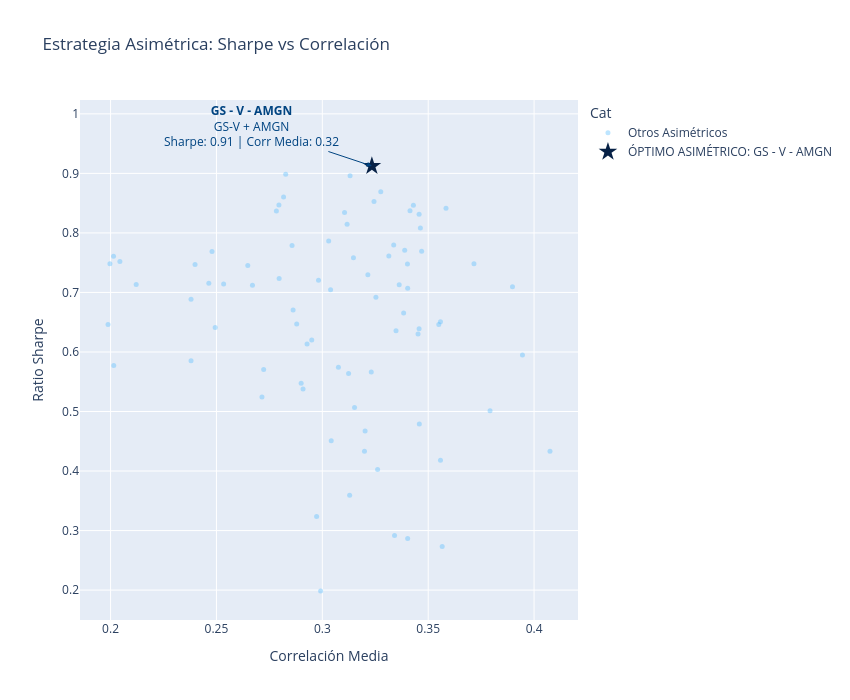

Notebook code for this chart:
### Code cell
# 1. Preparar datos de retornos
df_close = df.xs("close", axis=1, level=1).filter(items=activos)
df_close.index = pd.to_datetime(df[("date", "date")] if ("date", "date") in df.columns else df.get("date", df.index))
ret = df_close.pct_change().dropna()

r_d, cov_d, corr_m = ret.mean(), ret.cov(), ret.corr()
w = np.array([1/3, 1/3, 1/3])
resultados = []

# 2. Filtrar tríos con correlación asimétrica
for trio in combinations(ret.columns, 3):
    t = list(trio)
    c_sub = corr_m.loc[t, t].values
    r12, r13, r23 = c_sub[0, 1], c_sub[0, 2], c_sub[1, 2]
    _, r_min2, r_max = sorted([r12, r13, r23])
    
    if r_max >= 0.50 and r_min2 <= 0.25:
        rent = np.dot(r_d[t], w) * 252
        vol = np.sqrt(w.T @ cov_d.loc[t, t] @ w) * np.sqrt(252)
        
        if r_max == r12: bloque = f"{t[0]}-{t[1]} + {t[2]}"
        elif r_max == r13: bloque = f"{t[0]}-{t[2]} + {t[1]}"
        else: bloque = f"{t[1]}-{t[2]} + {t[0]}"
            
        resultados.append({
            "Trio": " - ".join(t), "Estructura": bloque,
            "Corr_Max_Par": round(r_max, 4), "Corr": round((r12 + r13 + r23) / 3, 4),
            "Sharpe": round(rent / vol, 4), "Rent": rent, "Vol": vol
        })

df_t = pd.DataFrame(resultados)

# 3. Identificar el óptimo y graficar
top = df_t.loc[df_t["Sharpe"].idxmax()]
opt_cat = f"ÓPTIMO ASIMÉTRICO: {top['Trio']}"
df_t["Cat"] = np.where(df_t.index == top.name, opt_cat, "Otros Asimétricos")

fig = px.scatter(
    df_t, x="Corr", y="Sharpe", color="Cat", hover_data=["Trio", "Estructura", "Corr_Max_Par", "Rent", "Vol"],
    color_discrete_map={"Otros Asimétricos": paleta_bbva["azul_celeste_aqua"], opt_cat: paleta_bbva["azul_oscuro_digital"]},
    title="Estrategia Asimétrica: Sharpe vs Correlación",
    labels={"Corr": "Correlación Media", "Sharpe": "Ratio Sharpe"}
)

fig.add_annotation(
    x=top["Corr"], y=top["Sharpe"], 
    text=f"<b>{top['Trio']}</b><br>{top['Estructura']}<br>Sharpe: {top['Sharpe']:.2f} | Corr Media: {top['Corr']:.2f}",
    showarrow=True, arrowhead=2, arrowcolor=paleta_bbva["azul_logotipo"], ax=-120, ay=-40, font=dict(color=paleta_bbva["azul_logotipo"])
)

fig.update_traces(marker=dict(size=5, opacity=0.4), selector=dict(name="Otros Asimétricos"))
fig.update_traces(marker=dict(size=14, symbol="star"), selector=dict(name=opt_cat))
fig.update_layout(height=700, width=850).show()

### Figure 1 — Plotly figure (JSON) as saved in the notebook; plotly's stock layout.template omitted (floating-point values rounded to 4 significant figures; data arrays with more than 128 entries replaced by an {"elided": "..."} marker saying what was removed)
{"data": [{"customdata": {"elided": "79x5 mixed values"}, "hovertemplate": "Cat=Otros Asimétricos<br>Correlación Media=%{x}<br>Ratio Sharpe=%{y}<br>Trio=%{customdata[0]}<br>Estructura=%{customdata[1]}<br>Corr_Max_Par=%{customdata[2]}<br>Rent=%{customdata[3]}<br>Vol=%{customdata[4]}<extra></extra>", "legendgroup": "Otros Asimétricos", "marker": {"color": "#5BBEFF", "opacity": 0.4, "size": 5, "symbol": "circle"}, "mode": "markers", "name": "Otros Asimétricos", "orientation": "v", "showlegend": true, "type": "scatter", "x": [0.2648, 0.2928, 0.267, 0.2715, 0.2534, 0.2464, 0.2796, 0.3584, 0.3558, 0.3898, 0.295, 0.3452, 0.3124, 0.3337, 0.3363, 0.3215, 0.355, 0.29, 0.3076, 0.3457, 0.3403, 0.3202, 0.3384, 0.3253, 0.3348, 0.3945, 0.3231, 0.3469, 0.2723, 0.2479, 0.3389, 0.343, 0.2982, 0.3457, 0.3105, 0.3414, 0.3039, 0.3244, 0.3117, 0.3463, 0.3566, 0.303, 0.3558, 0.3261, 0.3792, 0.2992, 0.2879, 0.2973, 0.3716, 0.3042, 0.3341, 0.2857, 0.3147, 0.3199, 0.2827, 0.3131, 0.3402, 0.3314, 0.1997, 0.2014, 0.3276, 0.3129, 0.2817, 0.2795, 0.3152, 0.238, 0.3403, 0.238, 0.3458, 0.2015, 0.2909, 0.2862, 0.4075, 0.2494, 0.1988, 0.2399, 0.2044, 0.2121, 0.2783], "xaxis": "x", "y": [0.7452, 0.6135, 0.7122, 0.5245, 0.7141, 0.7155, 0.7233, 0.8414, 0.6508, 0.7095, 0.6202, 0.63, 0.5637, 0.7796, 0.7129, 0.7298, 0.6461, 0.5475, 0.5745, 0.6391, 0.7071, 0.4672, 0.6653, 0.6919, 0.6356, 0.5948, 0.5663, 0.7692, 0.5707, 0.7689, 0.7708, 0.8464, 0.7204, 0.8313, 0.8344, 0.8373, 0.7047, 0.8528, 0.8145, 0.8081, 0.2732, 0.7863, 0.4181, 0.4027, 0.5014, 0.1987, 0.6472, 0.3238, 0.7483, 0.4508, 0.2919, 0.7789, 0.7583, 0.4334, 0.8987, 0.8959, 0.7477, 0.7612, 0.748, 0.7607, 0.8693, 0.3592, 0.8603, 0.847, 0.5068, 0.5851, 0.2866, 0.6886, 0.479, 0.5774, 0.538, 0.6706, 0.4331, 0.6412, 0.6463, 0.7468, 0.7521, 0.7135, 0.8367], "yaxis": "y"}, {"customdata": [["GS - V - AMGN", "GS-V + AMGN", 0.5441, 0.1926, 0.2111]], "hovertemplate": "Cat=ÓPTIMO ASIMÉTRICO: GS - V - AMGN<br>Correlación Media=%{x}<br>Ratio Sharpe=%{y}<br>Trio=%{customdata[0]}<br>Estructura=%{customdata[1]}<br>Corr_Max_Par=%{customdata[2]}<br>Rent=%{customdata[3]}<br>Vol=%{customdata[4]}<extra></extra>", "legendgroup": "ÓPTIMO ASIMÉTRICO: GS - V - AMGN", "marker": {"color": "#072146", "size": 14, "symbol": "star"}, "mode": "markers", "name": "ÓPTIMO ASIMÉTRICO: GS - V - AMGN", "orientation": "v", "showlegend": true, "type": "scatter", "x": [0.3234], "xaxis": "x", "y": [0.9124], "yaxis": "y"}], "layout": {"annotations": [{"arrowcolor": "#004481", "arrowhead": 2, "ax": -120, "ay": -40, "font": {"color": "#004481"}, "showarrow": true, "text": "<b>GS - V - AMGN</b><br>GS-V + AMGN<br>Sharpe: 0.91 | Corr Media: 0.32", "x": 0.3234, "y": 0.9124}], "height": 700, "legend": {"title": {"text": "Cat"}, "tracegroupgap": 0}, "title": {"text": "Estrategia Asimétrica: Sharpe vs Correlación"}, "width": 850, "xaxis": {"anchor": "y", "domain": [0, 1], "title": {"text": "Correlación Media"}}, "yaxis": {"anchor": "x", "domain": [0, 1], "title": {"text": "Ratio Sharpe"}}}}
